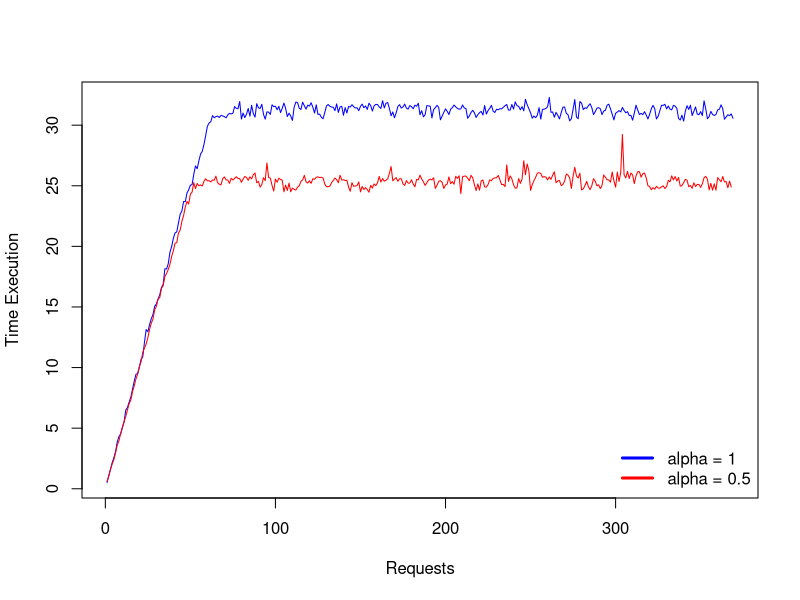
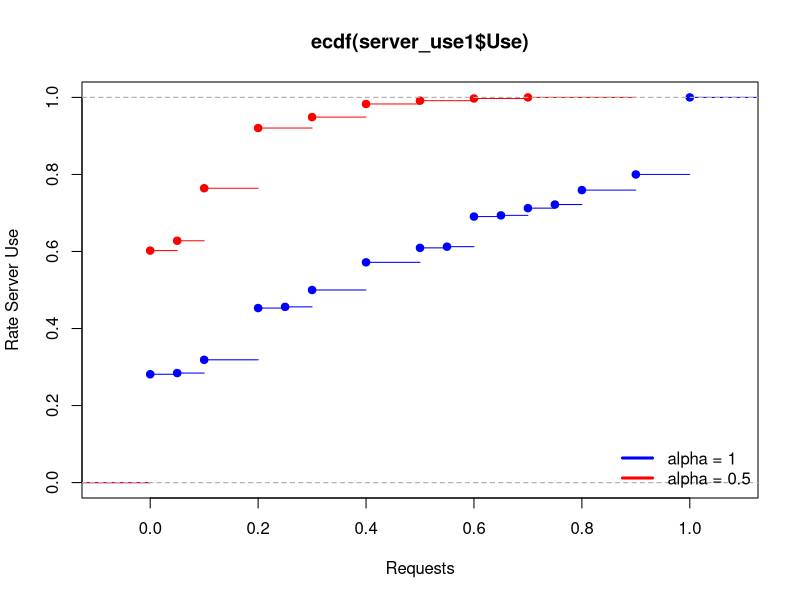
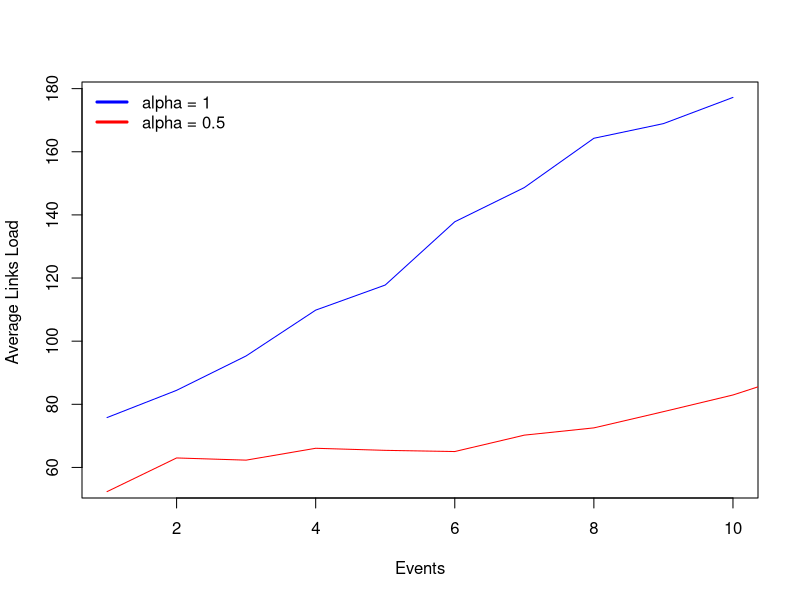

Reproduce these figures in R, in order.
## ---- chunk 1
knitr::opts_chunk$set(echo = TRUE)
library(readxl)
library(dplyr)
library(ggplot2)
## ---- chunk 2
# alpha 1
server_use1 <- data.frame(read_excel("../dataAnalysis/data/instance_6_avg20_n10_a05.xlsx", sheet='Server_Use', col_names=TRUE))
rate_admission1 <- data.frame(read_excel("../dataAnalysis/data/instance_6_avg20_n10_a05.xlsx", sheet='Rate_Admission', col_names=TRUE))
scattering1 <- data.frame(read_excel("../dataAnalysis/data/instance_6_avg20_n10_a05.xlsx", sheet='Scattering', col_names=TRUE))
load_links1 <- data.frame(read_excel("../dataAnalysis/data/instance_6_avg20_n10_a05.xlsx", sheet='Load_Links', col_names=TRUE))
times1 <- read.table("../dataAnalysis/data/instance_6_alpha1.dat", header = TRUE)

# alpha 0.5
server_use05 <- data.frame(read_excel("../dataAnalysis/data/instance_6_avg5_n40_a05.xlsx", sheet='Server_Use', col_names=TRUE))
rate_admission05 <- data.frame(read_excel("../dataAnalysis/data/instance_6_avg5_n40_a05.xlsx", sheet='Rate_Admission', col_names=TRUE))
scattering05 <- data.frame(read_excel("../dataAnalysis/data/instance_6_avg5_n40_a05.xlsx", sheet='Scattering', col_names=TRUE))
load_links05 <- data.frame(read_excel("../dataAnalysis/data/instance_6_avg5_n40_a05.xlsx", sheet='Load_Links', col_names=TRUE))
times05 <- read.table("../dataAnalysis/data/instance_6_alpha05.dat", header = TRUE)

# alpha 0
server_use0 <- data.frame(read_excel("../dataAnalysis/data/instance_6_alpha0.xlsx", sheet='Server_Use', col_names=TRUE))
rate_admission0 <- data.frame(read_excel("../dataAnalysis/data/instance_6_alpha0.xlsx", sheet='Rate_Admission', col_names=TRUE))
scattering0 <- data.frame(read_excel("../dataAnalysis/data/instance_6_alpha0.xlsx", sheet='Scattering', col_names=TRUE))
load_links0 <- data.frame(read_excel("../dataAnalysis/data/instance_6_alpha0.xlsx", sheet='Load_Links', col_names=TRUE))
times0 <- read.table("../dataAnalysis/data/instance_6_alpha0.dat", header = TRUE)



alpha <- c(0,0.5,1)
lambda <- 5
n <- 100
beta <- 0.2

bs <- unique(server_use05$BS)
server_use_bs_by_n1 <- matrix(ncol=n)
server_use_bs_by_n05 <- matrix(ncol=n)
server_use_bs_by_n0 <- matrix(ncol=n)
## ---- chunk 3
max_time1 <- max(times1$times)
times.optimize1 <- times1$times[times1$times != max_time1]
events1 <- c(1:length(times.optimize1))
times_df1 <- data.frame(events1,times.optimize1)

max_time05 <- max(times05$times)
times.optimize05 <- times05$times[times05$times != max_time05]
events05 <- c(1:length(times.optimize05))
times_df05 <- data.frame(events05,times.optimize05)

max_time0 <- max(times0$times)
times.optimize0 <- times0$times[times0$times != max_time0]
events0 <- c(1:length(times.optimize0))
times_df0 <- data.frame(events0,times.optimize0)

plot(type = "l",times_df1,col="blue",xlab = "Requests",ylab = "Time Execution",legend="TESTE")
lines(times_df05,col="red")
#lines(times_df0,col="green")
legend(x = "bottomright", 
       legend = c("alpha = 1", "alpha = 0.5"), 
       col = c("blue","red"), 
       horiz = F ,
       lty = 1,
       lwd = 3, 
       bty = "n")
## ---- chunk 4
x1 <- c()
x05 <- c()
x0 <- c()
for(i in bs){
  for(j in 1:n){
    server_use_bs1 <- server_use1 %>% filter(server_use1$BS == i)
    server_use_bs05 <- server_use05 %>% filter(server_use05$BS == i)
    server_use_bs0 <- server_use0 %>% filter(server_use0$BS == i)
    server_use_n1 <-  server_use_bs1 %>% filter(server_use_bs1$Event == j)
    server_use_n05 <-  server_use_bs05 %>% filter(server_use_bs05$Event == j)
    server_use_n0 <-  server_use_bs0 %>% filter(server_use_bs0$Event == j)
    server_use_n_last1 <- server_use_n1$Use
    server_use_n_last05 <- server_use_n05$Use
    server_use_n_last0 <- server_use_n0$Use
    x1 <- append(x1,server_use_n_last1)
    x05 <- append(x05,server_use_n_last05)
    x0 <- append(x0,server_use_n_last0)
  }
  server_use_bs_by_n1 <- rbind(server_use_bs_by_n1,x1)
  server_use_bs_by_n05 <- rbind(server_use_bs_by_n05,x05)
  server_use_bs_by_n0 <- rbind(server_use_bs_by_n0,x0)
  x1 <- NULL
  x05 <- NULL
  x0 <- NULL
}
server_use_bs_by_n1 <- server_use_bs_by_n1[-1,]
server_use_bs_by_n05 <- server_use_bs_by_n05[-1,]
server_use_bs_by_n0 <- server_use_bs_by_n0[-1,]
row.names(server_use_bs_by_n1) <- bs
row.names(server_use_bs_by_n05) <- bs
row.names(server_use_bs_by_n0) <- bs

#barplot(server_use_bs_by_n1,xlab = "Events")
#barplot(server_use_bs_by_n05,xlab = "Events")
#barplot(server_use_bs_by_n0,xlab = "Events")
 
# Grouped barplot
#barplot(server_use_bs_by_n, col=colors()[c(23,89,12)] , border="white", font.axis=2,beside=T,legend=rownames(bs), xlab="BS",font.lab=2)

plot(ecdf(server_use1$Use),col="blue",xlab = "Requests",ylab = "Rate Server Use")
lines(ecdf(server_use05$Use),col="red")
#lines(ecdf(server_use0$Use),col="green")
legend(x = "bottomright", 
       legend = c("alpha = 1", "alpha = 0.5"), 
       col = c("blue","red"), 
       horiz = F ,
       lty = 1,
       lwd = 3, 
       bty = "n")

#hist(server_use1$Use,freq=F,breaks=10)
#lines(density(server_use1$Use))
#hist(server_use05$Use,freq=F,breaks=10)
#lines(density(server_use05$Use))
#hist(server_use0$Use,freq=F,breaks=10)
#lines(density(server_use0$Use))
## ---- chunk 5
# plot(scattering1$Scattering,type="l",xlab = "Events",ylab = "Scattering",col="blue")
# lines(scattering05$Scattering,col="red")
# lines(scattering0$Scattering,col="green")
# legend(x = "topleft",
#        legend = c("alpha = 1", "alpha = 0.5", "alpha = 0"),
#        col = c("blue","red","green"),
#        horiz = F ,
#        lty = 1,
#        lwd = 3,
#        bty = "n")
## ---- chunk 6
load_links_means1 <- c()
load_links_means05 <- c()
load_links_means0 <- c()
load_links_sd1 <- c()
load_links_sd05 <- c()
load_links_sd0 <- c()
for (i in 1:n){
  load_links_n1 <- load_links1 %>% filter(load_links1$Event == i)
  load_links_n05 <- load_links05 %>% filter(load_links05$Event == i)
  load_links_n0 <- load_links0 %>% filter(load_links0$Event == i)
  mean1 <- mean(load_links_n1$Total_Load)
  mean05 <- mean(load_links_n05$Total_Load)
  mean0 <- mean(load_links_n0$Total_Load)
  sd1 <- sd(load_links_n1$Total_Load)
  sd05 <- sd(load_links_n05$Total_Load)
  sd0 <- sd(load_links_n0$Total_Load)
  load_links_means1 = append(load_links_means1,mean1)
  load_links_means05 = append(load_links_means05,mean05)
  load_links_means0 = append(load_links_means0,mean0)
  load_links_sd1 = append(load_links_means1,sd1)
  load_links_sd05 = append(load_links_means05,sd05)
  load_links_sd0 = append(load_links_means0,sd0)
}

load_links_means1 <- na.omit(load_links_means1)
load_links_means05 <- na.omit(load_links_means05)
load_links_means0 <- na.omit(load_links_means0)
plot(load_links_means1, type="l",xlab = "Events",ylab = "Average Links Load ",col="blue",ylim = c(min(load_links_means0),max(load_links_means1)))
lines(load_links_means05,col="red")
#lines(load_links_means0,col="green")
legend(x = "topleft", 
       legend = c("alpha = 1", "alpha = 0.5"), 
       col = c("blue","red"), 
       horiz = F,
       lty = 1,
       lwd = 3, 
       bty = "n")
